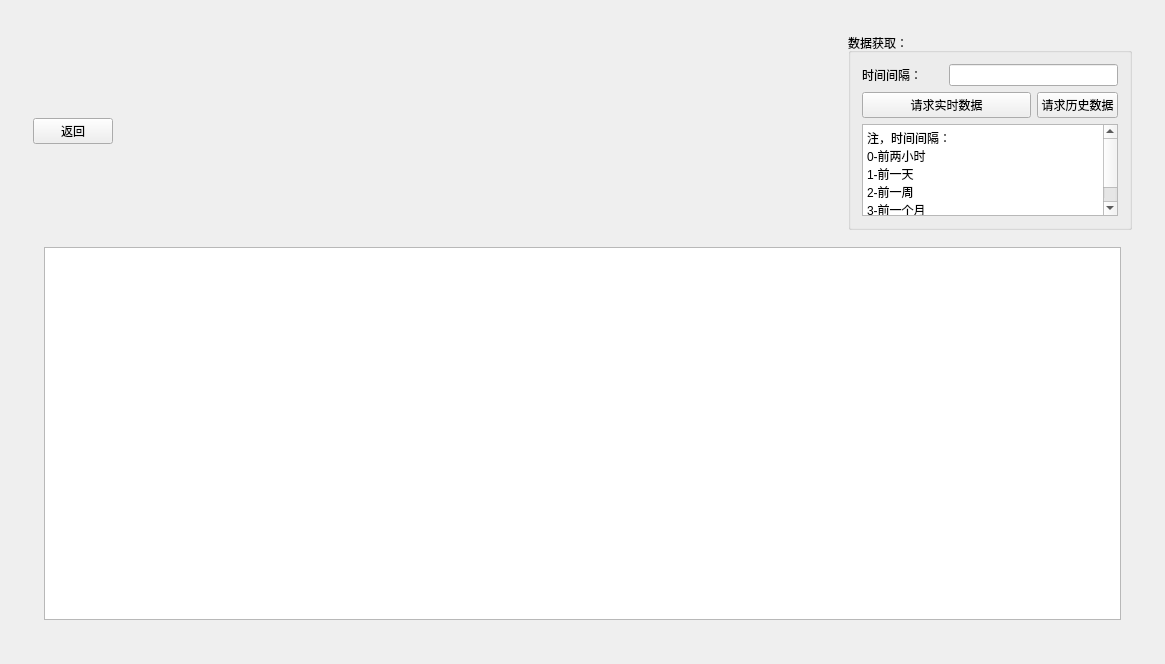
<?xml version="1.0" encoding="UTF-8"?>
<ui version="4.0">
 <class>MainPage</class>
 <widget class="QWidget" name="MainPage">
  <property name="geometry">
   <rect>
    <x>0</x>
    <y>0</y>
    <width>1165</width>
    <height>664</height>
   </rect>
  </property>
  <property name="windowTitle">
   <string>MainPage</string>
  </property>
  <layout class="QGridLayout" name="gridLayout_15">
   <item row="0" column="0">
    <widget class="QWidget" name="widget" native="true">
     <layout class="QGridLayout" name="gridLayout_13">
      <item row="0" column="0">
       <widget class="QStackedWidget" name="stackedWidget">
        <property name="enabled">
         <bool>true</bool>
        </property>
        <property name="currentIndex">
         <number>3</number>
        </property>
        <widget class="QWidget" name="page">
         <layout class="QGridLayout" name="gridLayout_5">
          <item row="0" column="0">
           <layout class="QVBoxLayout" name="verticalLayout_4" stretch="3">
            <item>
             <widget class="QWidget" name="widget_2" native="true">
              <widget class="QPushButton" name="btnUserLogin">
               <property name="geometry">
                <rect>
                 <x>520</x>
                 <y>250</y>
                 <width>93</width>
                 <height>29</height>
                </rect>
               </property>
               <property name="sizeIncrement">
                <size>
                 <width>0</width>
                 <height>0</height>
                </size>
               </property>
               <property name="baseSize">
                <size>
                 <width>0</width>
                 <height>0</height>
                </size>
               </property>
               <property name="styleSheet">
                <string notr="true"/>
               </property>
               <property name="text">
                <string>登录</string>
               </property>
               <property name="icon">
                <iconset>
                 <normaloff>:/images/1.png</normaloff>:/images/1.png</iconset>
               </property>
              </widget>
              <widget class="QWidget" name="widget_3" native="true">
               <property name="geometry">
                <rect>
                 <x>0</x>
                 <y>90</y>
                 <width>1097</width>
                 <height>94</height>
                </rect>
               </property>
               <property name="font">
                <font>
                 <pointsize>9</pointsize>
                </font>
               </property>
               <layout class="QGridLayout" name="gridLayout_3">
                <item row="1" column="0">
                 <spacer name="horizontalSpacer">
                  <property name="orientation">
                   <enum>Qt::Horizontal</enum>
                  </property>
                  <property name="sizeHint" stdset="0">
                   <size>
                    <width>40</width>
                    <height>20</height>
                   </size>
                  </property>
                 </spacer>
                </item>
                <item row="0" column="1">
                 <widget class="QLabel" name="label">
                  <property name="sizePolicy">
                   <sizepolicy hsizetype="Minimum" vsizetype="Preferred">
                    <horstretch>0</horstretch>
                    <verstretch>0</verstretch>
                   </sizepolicy>
                  </property>
                  <property name="text">
                   <string>用户名：</string>
                  </property>
                 </widget>
                </item>
                <item row="1" column="3">
                 <spacer name="horizontalSpacer_2">
                  <property name="orientation">
                   <enum>Qt::Horizontal</enum>
                  </property>
                  <property name="sizeHint" stdset="0">
                   <size>
                    <width>40</width>
                    <height>20</height>
                   </size>
                  </property>
                 </spacer>
                </item>
                <item row="2" column="2">
                 <widget class="QLineEdit" name="lePassword">
                  <property name="styleSheet">
                   <string notr="true">border-style:solid;
border-color:rgb(200,200,200);
border-radius:3px;
border-width:1px;</string>
                  </property>
                 </widget>
                </item>
                <item row="0" column="2">
                 <widget class="QLineEdit" name="leUsername">
                  <property name="sizePolicy">
                   <sizepolicy hsizetype="Preferred" vsizetype="Preferred">
                    <horstretch>0</horstretch>
                    <verstretch>0</verstretch>
                   </sizepolicy>
                  </property>
                  <property name="minimumSize">
                   <size>
                    <width>0</width>
                    <height>0</height>
                   </size>
                  </property>
                  <property name="baseSize">
                   <size>
                    <width>0</width>
                    <height>0</height>
                   </size>
                  </property>
                  <property name="styleSheet">
                   <string notr="true">border-style:solid;
border-color:rgb(200,200,200);
border-radius:3px;
border-width:1px;</string>
                  </property>
                 </widget>
                </item>
                <item row="2" column="1">
                 <widget class="QLabel" name="label_2">
                  <property name="text">
                   <string>密码：  </string>
                  </property>
                  <property name="alignment">
                   <set>Qt::AlignCenter</set>
                  </property>
                 </widget>
                </item>
               </layout>
              </widget>
              <widget class="QLabel" name="label_25">
               <property name="geometry">
                <rect>
                 <x>10</x>
                 <y>50</y>
                 <width>1097</width>
                 <height>50</height>
                </rect>
               </property>
               <property name="font">
                <font>
                 <pointsize>30</pointsize>
                </font>
               </property>
               <property name="styleSheet">
                <string notr="true"/>
               </property>
               <property name="text">
                <string>智能家居，致于安全</string>
               </property>
               <property name="alignment">
                <set>Qt::AlignCenter</set>
               </property>
              </widget>
             </widget>
            </item>
           </layout>
          </item>
         </layout>
        </widget>
        <widget class="QWidget" name="page_2">
         <layout class="QGridLayout" name="gridLayout_18">
          <item row="0" column="0">
           <layout class="QHBoxLayout" name="horizontalLayout_3" stretch="1,3,4">
            <item>
             <widget class="QWidget" name="widget_5" native="true">
              <layout class="QGridLayout" name="gridLayout_17">
               <item row="0" column="1">
                <widget class="QLineEdit" name="leIndex"/>
               </item>
               <item row="2" column="0">
                <widget class="QPushButton" name="pushButton_2">
                 <property name="text">
                  <string>传感数据</string>
                 </property>
                </widget>
               </item>
               <item row="0" column="0">
                <widget class="QLabel" name="label_12">
                 <property name="text">
                  <string>设备Id：</string>
                 </property>
                </widget>
               </item>
               <item row="1" column="0">
                <widget class="QPushButton" name="pushButton">
                 <property name="text">
                  <string>执行器控制</string>
                 </property>
                </widget>
               </item>
               <item row="3" column="0">
                <spacer name="verticalSpacer_5">
                 <property name="orientation">
                  <enum>Qt::Vertical</enum>
                 </property>
                 <property name="sizeHint" stdset="0">
                  <size>
                   <width>20</width>
                   <height>40</height>
                  </size>
                 </property>
                </spacer>
               </item>
              </layout>
             </widget>
            </item>
            <item>
             <spacer name="horizontalSpacer_8">
              <property name="orientation">
               <enum>Qt::Horizontal</enum>
              </property>
              <property name="sizeHint" stdset="0">
               <size>
                <width>40</width>
                <height>20</height>
               </size>
              </property>
             </spacer>
            </item>
            <item>
             <widget class="QGroupBox" name="groupBox_4">
              <property name="title">
               <string>设备状态</string>
              </property>
              <layout class="QGridLayout" name="gridLayout_22">
               <item row="0" column="0">
                <layout class="QVBoxLayout" name="verticalLayout_3" stretch="2,1,3">
                 <item>
                  <layout class="QHBoxLayout" name="horizontalLayout_4">
                   <item>
                    <widget class="QGroupBox" name="groupBox_3">
                     <property name="title">
                      <string>人通过门闸</string>
                     </property>
                     <layout class="QGridLayout" name="gridLayout_2">
                      <item row="0" column="0">
                       <widget class="QLabel" name="label_10">
                        <property name="styleSheet">
                         <string notr="true">border-style:solid;
border-color:rgb(200,200,200);
border-radius:3px;
border-width:1px;
background-color:rgb(255,255,255);</string>
                        </property>
                        <property name="text">
                         <string>电磁锁：</string>
                        </property>
                        <property name="alignment">
                         <set>Qt::AlignCenter</set>
                        </property>
                       </widget>
                      </item>
                      <item row="0" column="1">
                       <widget class="QLabel" name="lbLock">
                        <property name="styleSheet">
                         <string notr="true">border-style:solid;
border-color:rgb(200,200,200);
border-radius:3px;
border-width:1px;
background-color:rgb(255,255,255);</string>
                        </property>
                        <property name="text">
                         <string>-</string>
                        </property>
                        <property name="alignment">
                         <set>Qt::AlignCenter</set>
                        </property>
                       </widget>
                      </item>
                     </layout>
                    </widget>
                   </item>
                   <item>
                    <widget class="QGroupBox" name="groupBox_8">
                     <property name="title">
                      <string>设备温度</string>
                     </property>
                     <layout class="QGridLayout" name="gridLayout_16">
                      <item row="0" column="0">
                       <widget class="QLabel" name="label_24">
                        <property name="styleSheet">
                         <string notr="true">border-style:solid;
border-color:rgb(200,200,200);
border-radius:3px;
border-width:1px;
background-color:rgb(255,255,255);</string>
                        </property>
                        <property name="text">
                         <string>警报器：</string>
                        </property>
                        <property name="alignment">
                         <set>Qt::AlignCenter</set>
                        </property>
                       </widget>
                      </item>
                      <item row="0" column="1">
                       <widget class="QLabel" name="lbAlarm2">
                        <property name="styleSheet">
                         <string notr="true">border-style:solid;
border-color:rgb(200,200,200);
border-radius:3px;
border-width:1px;
background-color:rgb(255,255,255);</string>
                        </property>
                        <property name="text">
                         <string>-</string>
                        </property>
                        <property name="alignment">
                         <set>Qt::AlignCenter</set>
                        </property>
                       </widget>
                      </item>
                     </layout>
                    </widget>
                   </item>
                  </layout>
                 </item>
                 <item>
                  <spacer name="verticalSpacer_4">
                   <property name="orientation">
                    <enum>Qt::Vertical</enum>
                   </property>
                   <property name="sizeHint" stdset="0">
                    <size>
                     <width>20</width>
                     <height>40</height>
                    </size>
                   </property>
                  </spacer>
                 </item>
                 <item>
                  <layout class="QHBoxLayout" name="horizontalLayout_13">
                   <item>
                    <widget class="QGroupBox" name="groupBox_5">
                     <property name="title">
                      <string>火光：</string>
                     </property>
                     <layout class="QGridLayout" name="gridLayout_7">
                      <item row="0" column="0">
                       <widget class="QLabel" name="label_13">
                        <property name="styleSheet">
                         <string notr="true">border-style:solid;
border-color:rgb(200,200,200);
border-radius:3px;
border-width:1px;
background-color:rgb(255,255,255);</string>
                        </property>
                        <property name="text">
                         <string>报警器：</string>
                        </property>
                        <property name="alignment">
                         <set>Qt::AlignCenter</set>
                        </property>
                       </widget>
                      </item>
                      <item row="0" column="1">
                       <widget class="QLabel" name="lbAlarmLight1">
                        <property name="styleSheet">
                         <string notr="true">border-style:solid;
border-color:rgb(200,200,200);
border-radius:3px;
border-width:1px;
background-color:rgb(255,255,255);</string>
                        </property>
                        <property name="text">
                         <string>-</string>
                        </property>
                        <property name="alignment">
                         <set>Qt::AlignCenter</set>
                        </property>
                       </widget>
                      </item>
                      <item row="1" column="0">
                       <widget class="QLabel" name="label_15">
                        <property name="styleSheet">
                         <string notr="true">border-style:solid;
border-color:rgb(200,200,200);
border-radius:3px;
border-width:1px;
background-color:rgb(255,255,255);</string>
                        </property>
                        <property name="text">
                         <string>报警灯：</string>
                        </property>
                        <property name="alignment">
                         <set>Qt::AlignCenter</set>
                        </property>
                       </widget>
                      </item>
                      <item row="1" column="1">
                       <widget class="QLabel" name="lbAlarm1">
                        <property name="styleSheet">
                         <string notr="true">border-style:solid;
border-color:rgb(200,200,200);
border-radius:3px;
border-width:1px;
background-color:rgb(255,255,255);</string>
                        </property>
                        <property name="text">
                         <string>-</string>
                        </property>
                        <property name="alignment">
                         <set>Qt::AlignCenter</set>
                        </property>
                       </widget>
                      </item>
                      <item row="2" column="0">
                       <widget class="QLabel" name="label_17">
                        <property name="styleSheet">
                         <string notr="true">border-style:solid;
border-color:rgb(200,200,200);
border-radius:3px;
border-width:1px;
background-color:rgb(255,255,255);</string>
                        </property>
                        <property name="text">
                         <string>电磁锁：</string>
                        </property>
                        <property name="alignment">
                         <set>Qt::AlignCenter</set>
                        </property>
                       </widget>
                      </item>
                      <item row="2" column="1">
                       <widget class="QLabel" name="lbLock1">
                        <property name="styleSheet">
                         <string notr="true">border-style:solid;
border-color:rgb(200,200,200);
border-radius:3px;
border-width:1px;
background-color:rgb(255,255,255);</string>
                        </property>
                        <property name="text">
                         <string>-</string>
                        </property>
                        <property name="alignment">
                         <set>Qt::AlignCenter</set>
                        </property>
                       </widget>
                      </item>
                     </layout>
                    </widget>
                   </item>
                   <item>
                    <widget class="QGroupBox" name="groupBox_2">
                     <property name="title">
                      <string>烟雾：</string>
                     </property>
                     <layout class="QGridLayout" name="gridLayout">
                      <item row="2" column="0">
                       <widget class="QLabel" name="label_9">
                        <property name="styleSheet">
                         <string notr="true">border-style:solid;
border-color:rgb(200,200,200);
border-radius:3px;
border-width:1px;
background-color:rgb(255,255,255);</string>
                        </property>
                        <property name="text">
                         <string>风扇：</string>
                        </property>
                        <property name="alignment">
                         <set>Qt::AlignCenter</set>
                        </property>
                       </widget>
                      </item>
                      <item row="1" column="0">
                       <widget class="QLabel" name="label_8">
                        <property name="styleSheet">
                         <string notr="true">border-style:solid;
border-color:rgb(200,200,200);
border-radius:3px;
border-width:1px;
background-color:rgb(255,255,255);</string>
                        </property>
                        <property name="text">
                         <string>报警灯：</string>
                        </property>
                        <property name="alignment">
                         <set>Qt::AlignCenter</set>
                        </property>
                       </widget>
                      </item>
                      <item row="1" column="1">
                       <widget class="QLabel" name="lbAlarm">
                        <property name="styleSheet">
                         <string notr="true">border-style:solid;
border-color:rgb(200,200,200);
border-radius:3px;
border-width:1px;
background-color:rgb(255,255,255);</string>
                        </property>
                        <property name="text">
                         <string>-</string>
                        </property>
                        <property name="alignment">
                         <set>Qt::AlignCenter</set>
                        </property>
                       </widget>
                      </item>
                      <item row="2" column="1">
                       <widget class="QLabel" name="lbFan">
                        <property name="styleSheet">
                         <string notr="true">border-style:solid;
border-color:rgb(200,200,200);
border-radius:3px;
border-width:1px;
background-color:rgb(255,255,255);</string>
                        </property>
                        <property name="text">
                         <string>-</string>
                        </property>
                        <property name="alignment">
                         <set>Qt::AlignCenter</set>
                        </property>
                       </widget>
                      </item>
                      <item row="0" column="0">
                       <widget class="QLabel" name="label_7">
                        <property name="styleSheet">
                         <string notr="true">border-style:solid;
border-color:rgb(200,200,200);
border-radius:3px;
border-width:1px;
background-color:rgb(255,255,255);</string>
                        </property>
                        <property name="text">
                         <string>报警器：</string>
                        </property>
                        <property name="alignment">
                         <set>Qt::AlignCenter</set>
                        </property>
                       </widget>
                      </item>
                      <item row="0" column="1">
                       <widget class="QLabel" name="lbAlarmLight">
                        <property name="styleSheet">
                         <string notr="true">border-style:solid;
border-color:rgb(200,200,200);
border-radius:3px;
border-width:1px;
background-color:rgb(255,255,255);</string>
                        </property>
                        <property name="text">
                         <string>-</string>
                        </property>
                        <property name="alignment">
                         <set>Qt::AlignCenter</set>
                        </property>
                       </widget>
                      </item>
                     </layout>
                    </widget>
                   </item>
                  </layout>
                 </item>
                </layout>
               </item>
              </layout>
             </widget>
            </item>
           </layout>
          </item>
         </layout>
        </widget>
        <widget class="QWidget" name="page_3">
         <layout class="QGridLayout" name="gridLayout_12">
          <item row="0" column="0">
           <widget class="QWidget" name="widget_4" native="true">
            <layout class="QGridLayout" name="gridLayout_9">
             <item row="0" column="0">
              <widget class="QPushButton" name="pushButton_3">
               <property name="text">
                <string>返回</string>
               </property>
               <property name="icon">
                <iconset>
                 <normaloff>:/images/2.png</normaloff>:/images/2.png</iconset>
               </property>
              </widget>
             </item>
             <item row="0" column="1">
              <spacer name="horizontalSpacer_7">
               <property name="orientation">
                <enum>Qt::Horizontal</enum>
               </property>
               <property name="sizeHint" stdset="0">
                <size>
                 <width>40</width>
                 <height>20</height>
                </size>
               </property>
              </spacer>
             </item>
            </layout>
           </widget>
          </item>
          <item row="1" column="0">
           <layout class="QHBoxLayout" name="horizontalLayout_2">
            <item>
             <widget class="QGroupBox" name="groupBox">
              <property name="title">
               <string>灯光控制</string>
              </property>
              <layout class="QGridLayout" name="gridLayout_14">
               <item row="0" column="0">
                <widget class="QLabel" name="label_3">
                 <property name="text">
                  <string>Light1:</string>
                 </property>
                </widget>
               </item>
               <item row="1" column="1">
                <widget class="QSlider" name="hsLight2">
                 <property name="maximum">
                  <number>255</number>
                 </property>
                 <property name="orientation">
                  <enum>Qt::Horizontal</enum>
                 </property>
                </widget>
               </item>
               <item row="0" column="1">
                <widget class="QSlider" name="hsLight1">
                 <property name="minimum">
                  <number>0</number>
                 </property>
                 <property name="maximum">
                  <number>255</number>
                 </property>
                 <property name="orientation">
                  <enum>Qt::Horizontal</enum>
                 </property>
                </widget>
               </item>
               <item row="2" column="0">
                <widget class="QLabel" name="label_5">
                 <property name="text">
                  <string>Light3:</string>
                 </property>
                </widget>
               </item>
               <item row="3" column="0">
                <widget class="QLabel" name="label_6">
                 <property name="text">
                  <string>Light4:</string>
                 </property>
                </widget>
               </item>
               <item row="4" column="0" colspan="2">
                <widget class="QPushButton" name="btnColorLight">
                 <property name="text">
                  <string>炫彩Led</string>
                 </property>
                 <property name="icon">
                  <iconset>
                   <normaloff>:/images/灯.png</normaloff>:/images/灯.png</iconset>
                 </property>
                </widget>
               </item>
               <item row="1" column="0">
                <widget class="QLabel" name="label_4">
                 <property name="text">
                  <string>Light2:</string>
                 </property>
                </widget>
               </item>
               <item row="3" column="1">
                <widget class="QSlider" name="hsLight4">
                 <property name="maximum">
                  <number>255</number>
                 </property>
                 <property name="orientation">
                  <enum>Qt::Horizontal</enum>
                 </property>
                </widget>
               </item>
               <item row="2" column="1">
                <widget class="QSlider" name="hsLight3">
                 <property name="maximum">
                  <number>255</number>
                 </property>
                 <property name="orientation">
                  <enum>Qt::Horizontal</enum>
                 </property>
                </widget>
               </item>
               <item row="5" column="0">
                <spacer name="verticalSpacer">
                 <property name="orientation">
                  <enum>Qt::Vertical</enum>
                 </property>
                 <property name="sizeHint" stdset="0">
                  <size>
                   <width>20</width>
                   <height>40</height>
                  </size>
                 </property>
                </spacer>
               </item>
              </layout>
             </widget>
            </item>
            <item>
             <spacer name="horizontalSpacer_6">
              <property name="orientation">
               <enum>Qt::Horizontal</enum>
              </property>
              <property name="sizeHint" stdset="0">
               <size>
                <width>40</width>
                <height>20</height>
               </size>
              </property>
             </spacer>
            </item>
            <item>
             <widget class="QGroupBox" name="groupBox_6">
              <property name="title">
               <string>执行器手动操作</string>
              </property>
              <layout class="QGridLayout" name="gridLayout_8">
               <item row="0" column="0">
                <layout class="QVBoxLayout" name="verticalLayout">
                 <item>
                  <widget class="QLabel" name="label_14">
                   <property name="text">
                    <string>报警器：</string>
                   </property>
                  </widget>
                 </item>
                 <item>
                  <layout class="QHBoxLayout" name="horizontalLayout_5">
                   <item>
                    <widget class="QPushButton" name="btnAlarmOpen">
                     <property name="text">
                      <string>打开</string>
                     </property>
                    </widget>
                   </item>
                   <item>
                    <widget class="QPushButton" name="btnAlarmClose">
                     <property name="text">
                      <string>关闭</string>
                     </property>
                    </widget>
                   </item>
                  </layout>
                 </item>
                 <item>
                  <widget class="QLabel" name="label_16">
                   <property name="text">
                    <string>报警灯：</string>
                   </property>
                  </widget>
                 </item>
                 <item>
                  <layout class="QHBoxLayout" name="horizontalLayout_6">
                   <item>
                    <widget class="QPushButton" name="btnAlarmLedOpen">
                     <property name="text">
                      <string>打开</string>
                     </property>
                    </widget>
                   </item>
                   <item>
                    <widget class="QPushButton" name="btnAlarmLedClose">
                     <property name="text">
                      <string>关闭</string>
                     </property>
                    </widget>
                   </item>
                  </layout>
                 </item>
                 <item>
                  <widget class="QLabel" name="label_18">
                   <property name="text">
                    <string>舵机：</string>
                   </property>
                  </widget>
                 </item>
                 <item>
                  <layout class="QHBoxLayout" name="horizontalLayout_7">
                   <item>
                    <widget class="QPushButton" name="btnSteerengineOpen">
                     <property name="text">
                      <string>打开</string>
                     </property>
                    </widget>
                   </item>
                   <item>
                    <widget class="QPushButton" name="btnSteerengineClose">
                     <property name="text">
                      <string>关闭</string>
                     </property>
                    </widget>
                   </item>
                  </layout>
                 </item>
                 <item>
                  <widget class="QLabel" name="label_19">
                   <property name="text">
                    <string>步进电机：</string>
                   </property>
                  </widget>
                 </item>
                 <item>
                  <layout class="QHBoxLayout" name="horizontalLayout_8">
                   <item>
                    <widget class="QPushButton" name="btnStepmotorOpen">
                     <property name="text">
                      <string>打开</string>
                     </property>
                    </widget>
                   </item>
                   <item>
                    <widget class="QPushButton" name="btnStepmotorClose">
                     <property name="text">
                      <string>关闭</string>
                     </property>
                    </widget>
                   </item>
                  </layout>
                 </item>
                 <item>
                  <widget class="QLabel" name="label_20">
                   <property name="text">
                    <string>风扇：</string>
                   </property>
                  </widget>
                 </item>
                 <item>
                  <layout class="QHBoxLayout" name="horizontalLayout_9">
                   <item>
                    <widget class="QPushButton" name="btnFanOpen">
                     <property name="text">
                      <string>打开</string>
                     </property>
                    </widget>
                   </item>
                   <item>
                    <widget class="QPushButton" name="btnFanClose">
                     <property name="text">
                      <string>关闭</string>
                     </property>
                    </widget>
                   </item>
                  </layout>
                 </item>
                 <item>
                  <widget class="QLabel" name="label_21">
                   <property name="text">
                    <string>继电器1：</string>
                   </property>
                  </widget>
                 </item>
                 <item>
                  <layout class="QHBoxLayout" name="horizontalLayout_10">
                   <item>
                    <widget class="QPushButton" name="btnRelay1Open">
                     <property name="text">
                      <string>打开</string>
                     </property>
                    </widget>
                   </item>
                   <item>
                    <widget class="QPushButton" name="btnRelay1Close">
                     <property name="text">
                      <string>关闭</string>
                     </property>
                    </widget>
                   </item>
                  </layout>
                 </item>
                 <item>
                  <widget class="QLabel" name="label_22">
                   <property name="text">
                    <string>继电器2：</string>
                   </property>
                  </widget>
                 </item>
                 <item>
                  <layout class="QHBoxLayout" name="horizontalLayout_11">
                   <item>
                    <widget class="QPushButton" name="btnRelay2Open">
                     <property name="text">
                      <string>打开</string>
                     </property>
                    </widget>
                   </item>
                   <item>
                    <widget class="QPushButton" name="btnRelay2Close">
                     <property name="text">
                      <string>关闭</string>
                     </property>
                    </widget>
                   </item>
                  </layout>
                 </item>
                 <item>
                  <widget class="QLabel" name="label_23">
                   <property name="text">
                    <string>电磁锁：</string>
                   </property>
                  </widget>
                 </item>
                 <item>
                  <layout class="QHBoxLayout" name="horizontalLayout_12">
                   <item>
                    <widget class="QPushButton" name="btnLockOpen">
                     <property name="text">
                      <string>打开</string>
                     </property>
                    </widget>
                   </item>
                   <item>
                    <widget class="QPushButton" name="btnLockClose">
                     <property name="text">
                      <string>关闭</string>
                     </property>
                    </widget>
                   </item>
                  </layout>
                 </item>
                </layout>
               </item>
              </layout>
             </widget>
            </item>
           </layout>
          </item>
         </layout>
        </widget>
        <widget class="QWidget" name="page_4">
         <layout class="QGridLayout" name="gridLayout_11">
          <item row="0" column="0">
           <layout class="QVBoxLayout" name="verticalLayout_2" stretch="1,2">
            <item>
             <layout class="QHBoxLayout" name="horizontalLayout">
              <item>
               <widget class="QPushButton" name="pushButton_4">
                <property name="text">
                 <string>返回</string>
                </property>
                <property name="icon">
                 <iconset>
                  <normaloff>:/images/2.png</normaloff>:/images/2.png</iconset>
                </property>
               </widget>
              </item>
              <item>
               <spacer name="horizontalSpacer_5">
                <property name="orientation">
                 <enum>Qt::Horizontal</enum>
                </property>
                <property name="sizeHint" stdset="0">
                 <size>
                  <width>40</width>
                  <height>20</height>
                 </size>
                </property>
               </spacer>
              </item>
              <item>
               <widget class="QGroupBox" name="groupBox_7">
                <property name="title">
                 <string>数据获取：</string>
                </property>
                <layout class="QGridLayout" name="gridLayout_10">
                 <item row="0" column="0">
                  <widget class="QLabel" name="label_11">
                   <property name="text">
                    <string>时间间隔：</string>
                   </property>
                  </widget>
                 </item>
                 <item row="0" column="1" colspan="2">
                  <widget class="QLineEdit" name="leDataType"/>
                 </item>
                 <item row="1" column="0" colspan="2">
                  <widget class="QPushButton" name="btnRequestReal">
                   <property name="text">
                    <string>请求实时数据</string>
                   </property>
                  </widget>
                 </item>
                 <item row="1" column="2">
                  <widget class="QPushButton" name="btnRequestPast">
                   <property name="text">
                    <string>请求历史数据</string>
                   </property>
                  </widget>
                 </item>
                 <item row="2" column="0" colspan="3">
                  <widget class="QTextBrowser" name="textBrowser">
                   <property name="html">
                    <string>&lt;!DOCTYPE HTML PUBLIC &quot;-//W3C//DTD HTML 4.0//EN&quot; &quot;http://www.w3.org/TR/REC-html40/strict.dtd&quot;&gt;
&lt;html&gt;&lt;head&gt;&lt;meta name=&quot;qrichtext&quot; content=&quot;1&quot; /&gt;&lt;style type=&quot;text/css&quot;&gt;
p, li { white-space: pre-wrap; }
&lt;/style&gt;&lt;/head&gt;&lt;body style=&quot; font-family:'SimSun'; font-size:9pt; font-weight:400; font-style:normal;&quot;&gt;
&lt;p style=&quot; margin-top:0px; margin-bottom:0px; margin-left:0px; margin-right:0px; -qt-block-indent:0; text-indent:0px;&quot;&gt;注，时间间隔：&lt;/p&gt;
&lt;p style=&quot; margin-top:0px; margin-bottom:0px; margin-left:0px; margin-right:0px; -qt-block-indent:0; text-indent:0px;&quot;&gt;0-前两小时&lt;/p&gt;
&lt;p style=&quot; margin-top:0px; margin-bottom:0px; margin-left:0px; margin-right:0px; -qt-block-indent:0; text-indent:0px;&quot;&gt;1-前一天&lt;/p&gt;
&lt;p style=&quot; margin-top:0px; margin-bottom:0px; margin-left:0px; margin-right:0px; -qt-block-indent:0; text-indent:0px;&quot;&gt;2-前一周&lt;/p&gt;
&lt;p style=&quot; margin-top:0px; margin-bottom:0px; margin-left:0px; margin-right:0px; -qt-block-indent:0; text-indent:0px;&quot;&gt;3-前一个月&lt;/p&gt;
&lt;p style=&quot; margin-top:0px; margin-bottom:0px; margin-left:0px; margin-right:0px; -qt-block-indent:0; text-indent:0px;&quot;&gt;4-前一年&lt;/p&gt;&lt;/body&gt;&lt;/html&gt;</string>
                   </property>
                  </widget>
                 </item>
                </layout>
               </widget>
              </item>
             </layout>
            </item>
            <item>
             <widget class="QStackedWidget" name="stackedWidget_2">
              <property name="currentIndex">
               <number>2</number>
              </property>
              <widget class="QWidget" name="page_5">
               <layout class="QGridLayout" name="gridLayout_6">
                <item row="0" column="0">
                 <widget class="QTableView" name="tableView"/>
                </item>
               </layout>
              </widget>
              <widget class="QWidget" name="page_6">
               <layout class="QGridLayout" name="gridLayout_19">
                <item row="0" column="0">
                 <widget class="QTableView" name="tableView_2"/>
                </item>
               </layout>
              </widget>
              <widget class="QWidget" name="page_7">
               <layout class="QGridLayout" name="gridLayout_20">
                <item row="0" column="0">
                 <widget class="QTableView" name="tableView_3"/>
                </item>
               </layout>
              </widget>
              <widget class="QWidget" name="page_8">
               <layout class="QGridLayout" name="gridLayout_21">
                <item row="0" column="0">
                 <widget class="QTableView" name="tableView_4"/>
                </item>
               </layout>
              </widget>
             </widget>
            </item>
           </layout>
          </item>
         </layout>
        </widget>
       </widget>
      </item>
     </layout>
    </widget>
   </item>
  </layout>
 </widget>
 <layoutdefault spacing="6" margin="11"/>
 <resources/>
 <connections/>
</ui>
